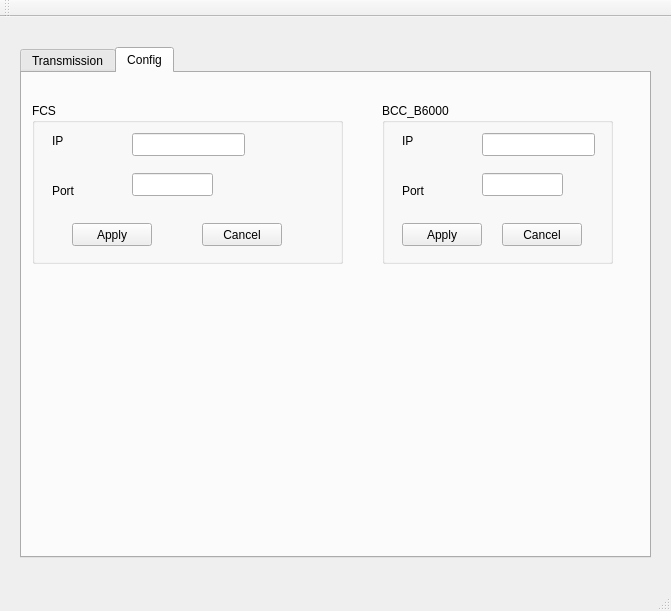
<?xml version="1.0" encoding="UTF-8"?>
<ui version="4.0">
 <class>MainWindow</class>
 <widget class="QMainWindow" name="MainWindow">
  <property name="geometry">
   <rect>
    <x>0</x>
    <y>0</y>
    <width>671</width>
    <height>611</height>
   </rect>
  </property>
  <property name="windowTitle">
   <string>MainWindow</string>
  </property>
  <widget class="QWidget" name="centralWidget">
   <widget class="QTabWidget" name="tabWidget">
    <property name="geometry">
     <rect>
      <x>20</x>
      <y>30</y>
      <width>631</width>
      <height>511</height>
     </rect>
    </property>
    <property name="currentIndex">
     <number>1</number>
    </property>
    <widget class="QWidget" name="tab">
     <attribute name="title">
      <string>Transmission</string>
     </attribute>
     <widget class="QComboBox" name="ctl_cbMSGType">
      <property name="geometry">
       <rect>
        <x>100</x>
        <y>450</y>
        <width>151</width>
        <height>23</height>
       </rect>
      </property>
     </widget>
     <widget class="QPushButton" name="ctl_btnSend">
      <property name="geometry">
       <rect>
        <x>10</x>
        <y>450</y>
        <width>80</width>
        <height>23</height>
       </rect>
      </property>
      <property name="text">
       <string>Send</string>
      </property>
     </widget>
     <widget class="QTableWidget" name="ctl_tableFCS">
      <property name="geometry">
       <rect>
        <x>10</x>
        <y>20</y>
        <width>601</width>
        <height>421</height>
       </rect>
      </property>
     </widget>
     <widget class="QPushButton" name="ctl_btnAutoTest">
      <property name="geometry">
       <rect>
        <x>280</x>
        <y>450</y>
        <width>80</width>
        <height>23</height>
       </rect>
      </property>
      <property name="text">
       <string>Auto</string>
      </property>
     </widget>
    </widget>
    <widget class="QWidget" name="tab_2">
     <attribute name="title">
      <string>Config</string>
     </attribute>
     <widget class="QGroupBox" name="groupBox_6">
      <property name="geometry">
       <rect>
        <x>10</x>
        <y>30</y>
        <width>311</width>
        <height>161</height>
       </rect>
      </property>
      <property name="title">
       <string>FCS</string>
      </property>
      <widget class="QLabel" name="label_3">
       <property name="geometry">
        <rect>
         <x>20</x>
         <y>30</y>
         <width>59</width>
         <height>15</height>
        </rect>
       </property>
       <property name="text">
        <string>IP</string>
       </property>
      </widget>
      <widget class="QLabel" name="label_4">
       <property name="geometry">
        <rect>
         <x>20</x>
         <y>80</y>
         <width>59</width>
         <height>15</height>
        </rect>
       </property>
       <property name="text">
        <string>Port</string>
       </property>
      </widget>
      <widget class="QLineEdit" name="ctl_IP_FCS">
       <property name="geometry">
        <rect>
         <x>100</x>
         <y>30</y>
         <width>113</width>
         <height>23</height>
        </rect>
       </property>
      </widget>
      <widget class="QLineEdit" name="ctl_portFCS">
       <property name="geometry">
        <rect>
         <x>100</x>
         <y>70</y>
         <width>81</width>
         <height>23</height>
        </rect>
       </property>
      </widget>
      <widget class="QPushButton" name="ctl_btnApplyFCSConf">
       <property name="geometry">
        <rect>
         <x>40</x>
         <y>120</y>
         <width>80</width>
         <height>23</height>
        </rect>
       </property>
       <property name="text">
        <string>Apply</string>
       </property>
      </widget>
      <widget class="QPushButton" name="ctl_btnCancelFCSConf">
       <property name="geometry">
        <rect>
         <x>170</x>
         <y>120</y>
         <width>80</width>
         <height>23</height>
        </rect>
       </property>
       <property name="text">
        <string>Cancel</string>
       </property>
      </widget>
     </widget>
     <widget class="QGroupBox" name="groupBox_3">
      <property name="geometry">
       <rect>
        <x>360</x>
        <y>30</y>
        <width>231</width>
        <height>161</height>
       </rect>
      </property>
      <property name="title">
       <string>BCC_B6000</string>
      </property>
      <widget class="QLabel" name="label">
       <property name="geometry">
        <rect>
         <x>20</x>
         <y>30</y>
         <width>59</width>
         <height>15</height>
        </rect>
       </property>
       <property name="text">
        <string>IP</string>
       </property>
      </widget>
      <widget class="QLabel" name="label_2">
       <property name="geometry">
        <rect>
         <x>20</x>
         <y>80</y>
         <width>59</width>
         <height>15</height>
        </rect>
       </property>
       <property name="text">
        <string>Port</string>
       </property>
      </widget>
      <widget class="QLineEdit" name="ctl_IP_BCC">
       <property name="geometry">
        <rect>
         <x>100</x>
         <y>30</y>
         <width>113</width>
         <height>23</height>
        </rect>
       </property>
      </widget>
      <widget class="QLineEdit" name="ctl_portBCC">
       <property name="geometry">
        <rect>
         <x>100</x>
         <y>70</y>
         <width>81</width>
         <height>23</height>
        </rect>
       </property>
      </widget>
      <widget class="QPushButton" name="ctl_btnApplyBCCConf">
       <property name="geometry">
        <rect>
         <x>20</x>
         <y>120</y>
         <width>80</width>
         <height>23</height>
        </rect>
       </property>
       <property name="text">
        <string>Apply</string>
       </property>
      </widget>
      <widget class="QPushButton" name="ctl_btnCancelBCCConf">
       <property name="geometry">
        <rect>
         <x>120</x>
         <y>120</y>
         <width>80</width>
         <height>23</height>
        </rect>
       </property>
       <property name="text">
        <string>Cancel</string>
       </property>
      </widget>
     </widget>
    </widget>
   </widget>
  </widget>
  <widget class="QMenuBar" name="menuBar">
   <property name="geometry">
    <rect>
     <x>0</x>
     <y>0</y>
     <width>671</width>
     <height>20</height>
    </rect>
   </property>
  </widget>
  <widget class="QToolBar" name="mainToolBar">
   <attribute name="toolBarArea">
    <enum>TopToolBarArea</enum>
   </attribute>
   <attribute name="toolBarBreak">
    <bool>false</bool>
   </attribute>
  </widget>
  <widget class="QStatusBar" name="statusBar"/>
 </widget>
 <layoutdefault spacing="6" margin="11"/>
 <resources/>
 <connections/>
</ui>
